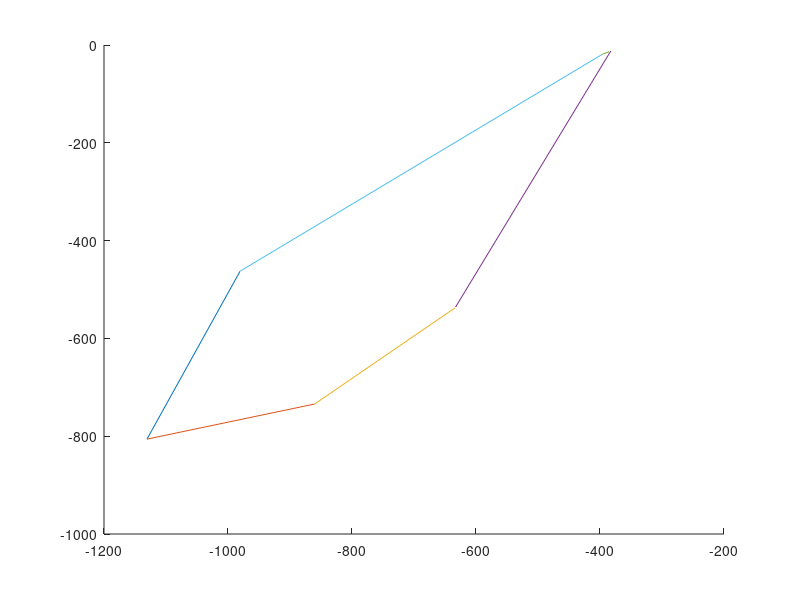

This figure's MATLAB source:
A=[-1130.71 -805.984  1140.73 -980.477 -462.519  544.607
-1130.71 -805.984  1140.73  -860.24 -734.177  1583.34
 -860.24 -734.177  1583.34 -633.671 -537.413  1575.22
-633.671 -537.413  1575.22 -382.612 -12.2314  714.341
-396.507 -19.1705  700.617 -382.612 -12.2314  714.341
-980.477 -462.519  544.607 -396.507 -19.1705  700.617];


figure(1)
clf
hold on
for k=1:size(A,1)
    plot3([A(k,1) A(k,4)],[A(k,2) A(k,5)],[A(k,3) A(k,6)])
    pause(0.5)
end